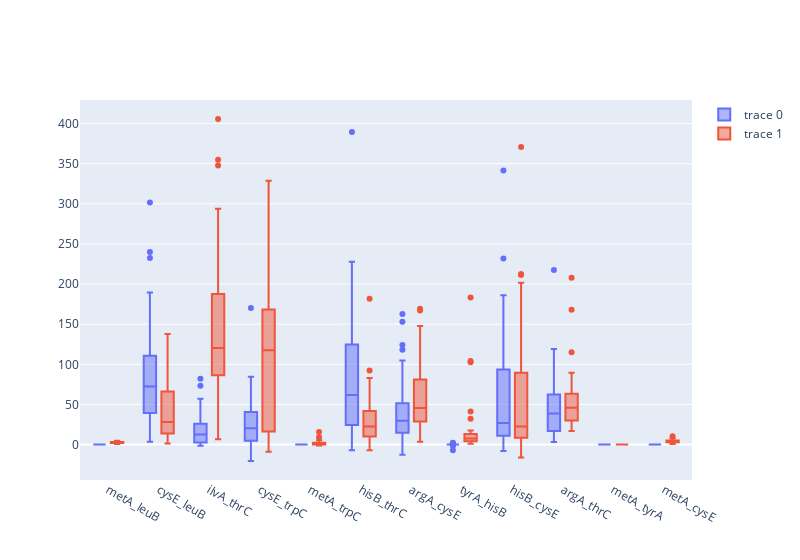

Notebook code for this chart:
### Code cell
fig.add_trace(go.Box(
    x=data[data["agent"]=="agent1"]["ko"],
    y=data[data["agent"]=="agent1"]["reward"]
))
fig.add_trace(go.Box(
    x=data[data["agent"]=="agent2"]["ko"],
    y=data[data["agent"]=="agent2"]["reward"]
))
fig.update_layout(boxmode="group",width=800)

### Figure 1 — Plotly figure (JSON) as saved in the notebook; plotly's stock layout.template omitted (floating-point values rounded to 4 significant figures; data arrays with more than 128 entries replaced by an {"elided": "..."} marker saying what was removed)
{"data": [{"type": "box", "x": {"elided": "600 str values"}, "y": {"elided": "600 float values"}}, {"type": "box", "x": {"elided": "600 str values"}, "y": {"elided": "600 float values"}}], "layout": {"boxmode": "group", "width": 800}}
